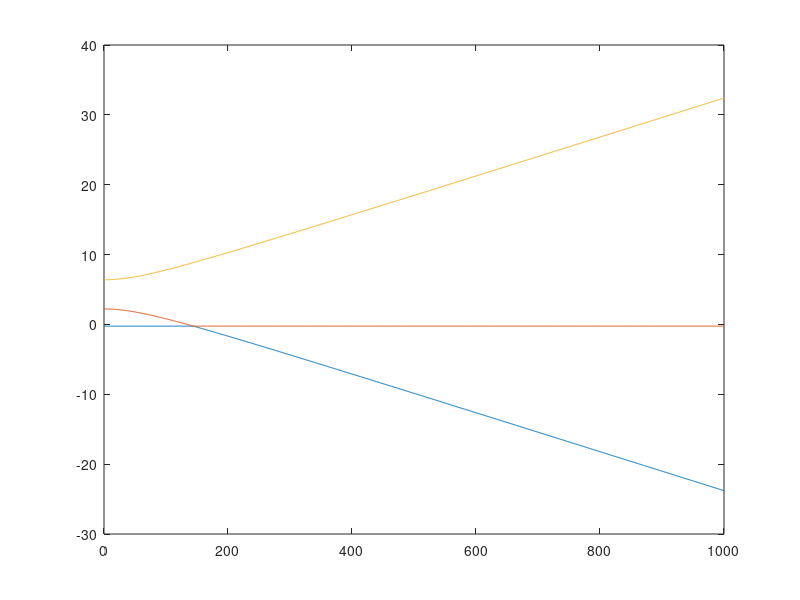

Reproduce this figure in MATLAB.

%%%%%%%%%%%% IMPORTANT %%%%%%%%%%%%
% The MatLab eig() function returns eigenvalues in ascending order,
% therefore it looks like traces never cross if you zoom in enough. They do
% in fact cross, it just looks like the traces bounce off each other.

clear B_0;
clear g;
clear theta;
clear H;
clear eigenvals;
clear eigenvecs;

%%%%%%%%%%%% Diagonalization of Spin Hamiltonian %%%%%%%%%%%%

% Define spin operators

S_z = [1 0 0;...
       0 0 0;...
       0 0 -1];
       
 
S_x = [0 1/sqrt(2) 0;...
       1/sqrt(2) 0 1/sqrt(2);...
       0 1/sqrt(2) 0];

     
S_y = [0 1/(sqrt(2)*i) 0;...
       1/(sqrt(2)*i) 0 1/(sqrt(2)*i);...
       0 1/(sqrt(2)*i) 0];
 
% Spin operators squared
S_xx = S_x * S_x;
S_yy = S_y * S_y;
S_zz = S_z * S_z;
   
% Spin number
s = 1;

% Matrix of S^2 eigenvalue
S_sq = s*(s+1) * eye(2*s + 1);

% Assign static magnetic field and constants
B_0 = linspace(0,1000,1001); % static magnetic field in mT
u_0 = 13.996; % Bohr magneton-MHz/mT
g = 2.002319;

for i = 1:length(B_0)
    
    term1 = g*u_0*B_0(i)*S_z;
    term2 = (3*2213)*(S_zz - (1/3)*S_sq); % b20/cm^-1 = 0.2213 (cm^-1*3*10^4 in MHz) 
    term3 = (1/3)*(3*2091)*(S_xx - S_yy); % b22/cm^-1 = 0.2091 Bushcher and Lehmann
    
    H = term1 + term2 + term3;
    
    [V,E] = eig(H,'vector'); % V is matrix of eigenvectors, D is column of eigenvalues
    
    eigenvals(:,i) = E/1000; % each individual E is the ith column of eigenval
    eigenvecs(:,:,i) = V; % each individual V is the ith item in eigenvecs               
    % eigenvecs is not used, but nice to have for reference
    % basis is |s,m>
    
end

% Assemble data
eigenvals_vs_BField_data = [transpose(B_0),transpose(eigenvals)];

% Plot each column of data separately
plot(B_0,eigenvals_vs_BField_data(:,2),B_0,eigenvals_vs_BField_data(:,3),B_0,eigenvals_vs_BField_data(:,4));
